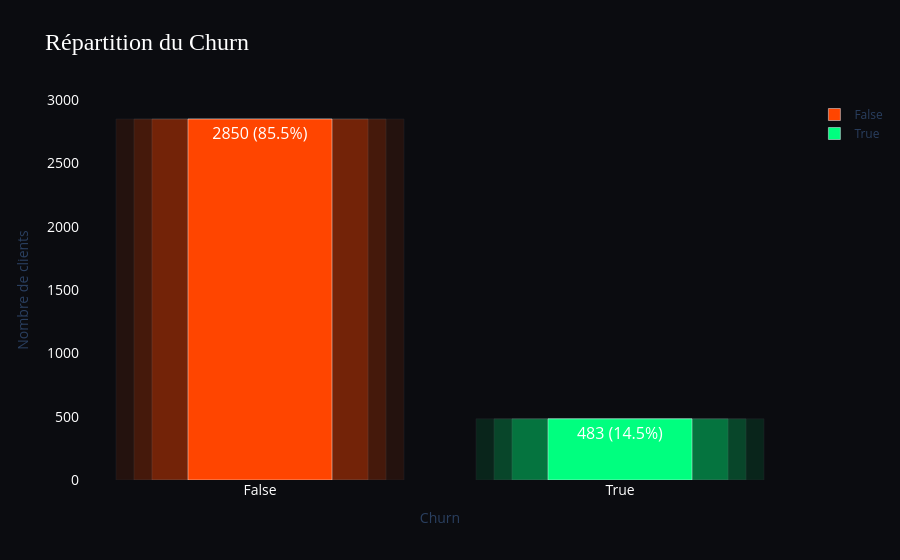

The notebook cell saved with this chart:
### Markdown cell above
### **Mission 1.1.2** - Analyse de la Target

### Code cell
churn_counts = df['Churn'].value_counts()
churn_percent = df['Churn'].value_counts(normalize=True) * 100


labels = ['False', 'True']
values = [churn_counts.get(False, 0), churn_counts.get(True, 0)]
percents = [churn_percent.get(False, 0), churn_percent.get(True, 0)]
colors = ['#FF4500', '#00FF7F']

texts = [f"{v} ({p:.1f}%)" for v, p in zip(values, percents)]
fig = go.Figure()

for lbl, val, txt, color in zip(labels, values, texts, colors):
    for i, alpha in zip([0.1, 0.2, 0.3], [0.25, 0.15, 0.1]):
        fig.add_trace(go.Bar(
            x=[lbl],
            y=[val],
            marker=dict(color=color),
            width=0.5 + i,
            opacity=alpha,
            showlegend=False,
            hoverinfo='skip'
        ))
    fig.add_trace(go.Bar(
        x=[lbl],
        y=[val],
        text=[txt],
        textposition='inside',
        textfont=dict(color='white', size=16),
        marker=dict(color=color),
        width=0.4,
        name=lbl
    ))

fig.update_layout(
    title="Répartition du Churn",
    title_font=dict(size=24, color='white', family="Arial Black"),
    plot_bgcolor='#0B0C10',
    paper_bgcolor='#0B0C10',
    xaxis=dict(
        title='Churn',
        tickfont=dict(color='white', size=14),
        showgrid=False,
        zeroline=False
    ),
    yaxis=dict(
        title='Nombre de clients',
        tickfont=dict(color='white', size=14),
        showgrid=False,
        zeroline=False
    ),
    barmode='overlay'
)

fig.show()

### Figure 1 — Plotly figure (JSON) as saved in the notebook; plotly's stock layout.template omitted (floating-point values rounded to 4 significant figures)
{"data": [{"hoverinfo": "skip", "marker": {"color": "#FF4500"}, "opacity": 0.25, "showlegend": false, "type": "bar", "width": 0.6, "x": ["False"], "y": [2850]}, {"hoverinfo": "skip", "marker": {"color": "#FF4500"}, "opacity": 0.15, "showlegend": false, "type": "bar", "width": 0.7, "x": ["False"], "y": [2850]}, {"hoverinfo": "skip", "marker": {"color": "#FF4500"}, "opacity": 0.1, "showlegend": false, "type": "bar", "width": 0.8, "x": ["False"], "y": [2850]}, {"marker": {"color": "#FF4500"}, "name": "False", "text": ["2850 (85.5%)"], "textfont": {"color": "white", "size": 16}, "textposition": "inside", "type": "bar", "width": 0.4, "x": ["False"], "y": [2850]}, {"hoverinfo": "skip", "marker": {"color": "#00FF7F"}, "opacity": 0.25, "showlegend": false, "type": "bar", "width": 0.6, "x": ["True"], "y": [483]}, {"hoverinfo": "skip", "marker": {"color": "#00FF7F"}, "opacity": 0.15, "showlegend": false, "type": "bar", "width": 0.7, "x": ["True"], "y": [483]}, {"hoverinfo": "skip", "marker": {"color": "#00FF7F"}, "opacity": 0.1, "showlegend": false, "type": "bar", "width": 0.8, "x": ["True"], "y": [483]}, {"marker": {"color": "#00FF7F"}, "name": "True", "text": ["483 (14.5%)"], "textfont": {"color": "white", "size": 16}, "textposition": "inside", "type": "bar", "width": 0.4, "x": ["True"], "y": [483]}], "layout": {"barmode": "overlay", "paper_bgcolor": "#0B0C10", "plot_bgcolor": "#0B0C10", "title": {"font": {"color": "white", "family": "Arial Black", "size": 24}, "text": "Répartition du Churn"}, "xaxis": {"showgrid": false, "tickfont": {"color": "white", "size": 14}, "title": {"text": "Churn"}, "zeroline": false}, "yaxis": {"showgrid": false, "tickfont": {"color": "white", "size": 14}, "title": {"text": "Nombre de clients"}, "zeroline": false}}}
